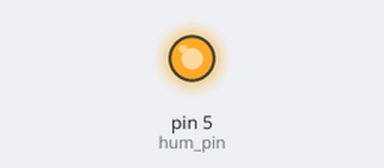
A sketch run on a simulated Arduino Uno, built with avr-gcc and run on an emulated ATmega328P. Shown: output pins drawn as LEDs (lit = HIGH).

Above: at 1.5 s.
At 4.0 s:
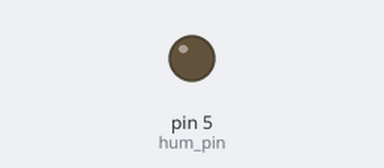
Timing chart, 0 to 6.5 s (numbered marks = the images above):
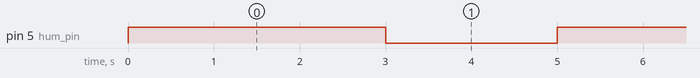

The sketch:

humidifier-sensor.ino
```cpp
int hum_pin = 5;

void setup() {
  pinMode(hum_pin, OUTPUT);
}

void loop() {
  digitalWrite(hum_pin, HIGH);
  delay(3000);
  digitalWrite(hum_pin, LOW);
  delay(2000);

}

// 작동 안되서 문의중
```

Measured:
- by itself, pin 5 (hum_pin): alternates HIGH for 3.0 s and LOW for 2.0 s
